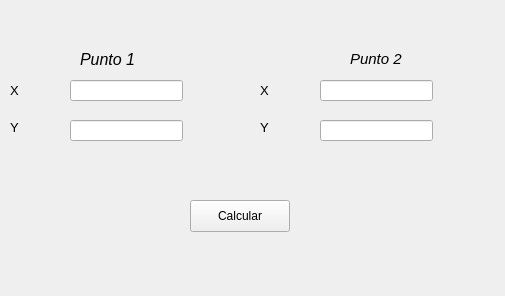
<?xml version="1.0" encoding="UTF-8"?>
<ui version="4.0">
 <class>MainWindow</class>
 <widget class="QMainWindow" name="MainWindow">
  <property name="geometry">
   <rect>
    <x>0</x>
    <y>0</y>
    <width>505</width>
    <height>296</height>
   </rect>
  </property>
  <property name="windowTitle">
   <string>MainWindow</string>
  </property>
  <property name="styleSheet">
   <string notr="true">
</string>
  </property>
  <widget class="QWidget" name="centralwidget">
   <widget class="QLabel" name="label">
    <property name="geometry">
     <rect>
      <x>80</x>
      <y>50</y>
      <width>58</width>
      <height>16</height>
     </rect>
    </property>
    <property name="text">
     <string>&lt;html&gt;&lt;head/&gt;&lt;body&gt;&lt;p&gt;&lt;span style=&quot; font-size:12pt; font-style:italic;&quot;&gt;Punto 1&lt;/span&gt;&lt;/p&gt;&lt;/body&gt;&lt;/html&gt;</string>
    </property>
   </widget>
   <widget class="QLineEdit" name="txtX1">
    <property name="geometry">
     <rect>
      <x>70</x>
      <y>80</y>
      <width>113</width>
      <height>21</height>
     </rect>
    </property>
   </widget>
   <widget class="QLineEdit" name="txtY1">
    <property name="geometry">
     <rect>
      <x>70</x>
      <y>120</y>
      <width>113</width>
      <height>21</height>
     </rect>
    </property>
    <property name="styleSheet">
     <string notr="true"/>
    </property>
   </widget>
   <widget class="QPushButton" name="btnCalcular">
    <property name="geometry">
     <rect>
      <x>190</x>
      <y>200</y>
      <width>100</width>
      <height>32</height>
     </rect>
    </property>
    <property name="styleSheet">
     <string notr="true">border-top-color: rgb(85, 255, 127);</string>
    </property>
    <property name="text">
     <string>Calcular</string>
    </property>
   </widget>
   <widget class="QLabel" name="label_3">
    <property name="geometry">
     <rect>
      <x>10</x>
      <y>120</y>
      <width>58</width>
      <height>16</height>
     </rect>
    </property>
    <property name="text">
     <string>&lt;html&gt;&lt;head/&gt;&lt;body&gt;&lt;p&gt;&lt;span style=&quot; font-size:10pt;&quot;&gt;Y&lt;/span&gt;&lt;/p&gt;&lt;/body&gt;&lt;/html&gt;</string>
    </property>
   </widget>
   <widget class="QLabel" name="label_4">
    <property name="geometry">
     <rect>
      <x>10</x>
      <y>80</y>
      <width>58</width>
      <height>21</height>
     </rect>
    </property>
    <property name="text">
     <string>&lt;html&gt;&lt;head/&gt;&lt;body&gt;&lt;p&gt;&lt;span style=&quot; font-size:10pt;&quot;&gt;X&lt;/span&gt;&lt;/p&gt;&lt;/body&gt;&lt;/html&gt;</string>
    </property>
   </widget>
   <widget class="QLabel" name="label_2">
    <property name="geometry">
     <rect>
      <x>350</x>
      <y>50</y>
      <width>58</width>
      <height>16</height>
     </rect>
    </property>
    <property name="text">
     <string>&lt;html&gt;&lt;head/&gt;&lt;body&gt;&lt;p&gt;&lt;span style=&quot; font-size:11pt; font-style:italic;&quot;&gt;Punto 2&lt;/span&gt;&lt;/p&gt;&lt;/body&gt;&lt;/html&gt;</string>
    </property>
   </widget>
   <widget class="QLineEdit" name="txtY2">
    <property name="geometry">
     <rect>
      <x>320</x>
      <y>120</y>
      <width>113</width>
      <height>21</height>
     </rect>
    </property>
    <property name="styleSheet">
     <string notr="true"/>
    </property>
   </widget>
   <widget class="QLineEdit" name="txtX2">
    <property name="geometry">
     <rect>
      <x>320</x>
      <y>80</y>
      <width>113</width>
      <height>21</height>
     </rect>
    </property>
   </widget>
   <widget class="QLabel" name="label_5">
    <property name="geometry">
     <rect>
      <x>260</x>
      <y>80</y>
      <width>58</width>
      <height>21</height>
     </rect>
    </property>
    <property name="text">
     <string>&lt;html&gt;&lt;head/&gt;&lt;body&gt;&lt;p&gt;&lt;span style=&quot; font-size:10pt;&quot;&gt;X&lt;/span&gt;&lt;/p&gt;&lt;/body&gt;&lt;/html&gt;</string>
    </property>
   </widget>
   <widget class="QLabel" name="label_6">
    <property name="geometry">
     <rect>
      <x>260</x>
      <y>120</y>
      <width>58</width>
      <height>16</height>
     </rect>
    </property>
    <property name="text">
     <string>&lt;html&gt;&lt;head/&gt;&lt;body&gt;&lt;p&gt;&lt;span style=&quot; font-size:10pt;&quot;&gt;Y&lt;/span&gt;&lt;/p&gt;&lt;/body&gt;&lt;/html&gt;</string>
    </property>
   </widget>
  </widget>
  <widget class="QMenuBar" name="menubar">
   <property name="geometry">
    <rect>
     <x>0</x>
     <y>0</y>
     <width>505</width>
     <height>21</height>
    </rect>
   </property>
  </widget>
 </widget>
 <resources/>
 <connections/>
</ui>
